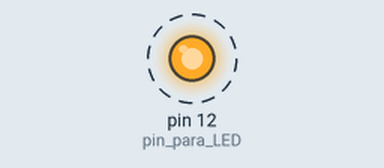
This sketch was run on a simulated Arduino Uno, built with avr-gcc and run on an emulated ATmega328P. Parts: output pins drawn as LEDs (lit = HIGH). Dashed ring = blinking.

Above: at 0.5 s.
Timing chart, 0 to 4.6 s (numbered marks = the images above):
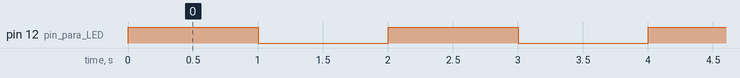

The sketch:

LEDBlinkingVer2.ino
```cpp
/*
Asignamos nombre al pin 13.
Configuramos al pin 13 en modo Output
Repetir:
  Generamos una corriente Alta.
  Esperamos 1 segundo.
  Generamos una corriente Baja.
  Esperamos 1 segundo.

 */

int pin_para_LED = 12;

void setup() {
  pinMode(pin_para_LED, OUTPUT);
}

void loop() {
  digitalWrite(pin_para_LED, HIGH);
  delay(1000);
  digitalWrite(pin_para_LED, LOW);
  delay(1000);
}
```

Measured:
- by itself, pin 12 (pin_para_LED): alternates HIGH for 1.0 s and LOW for 1.0 s
